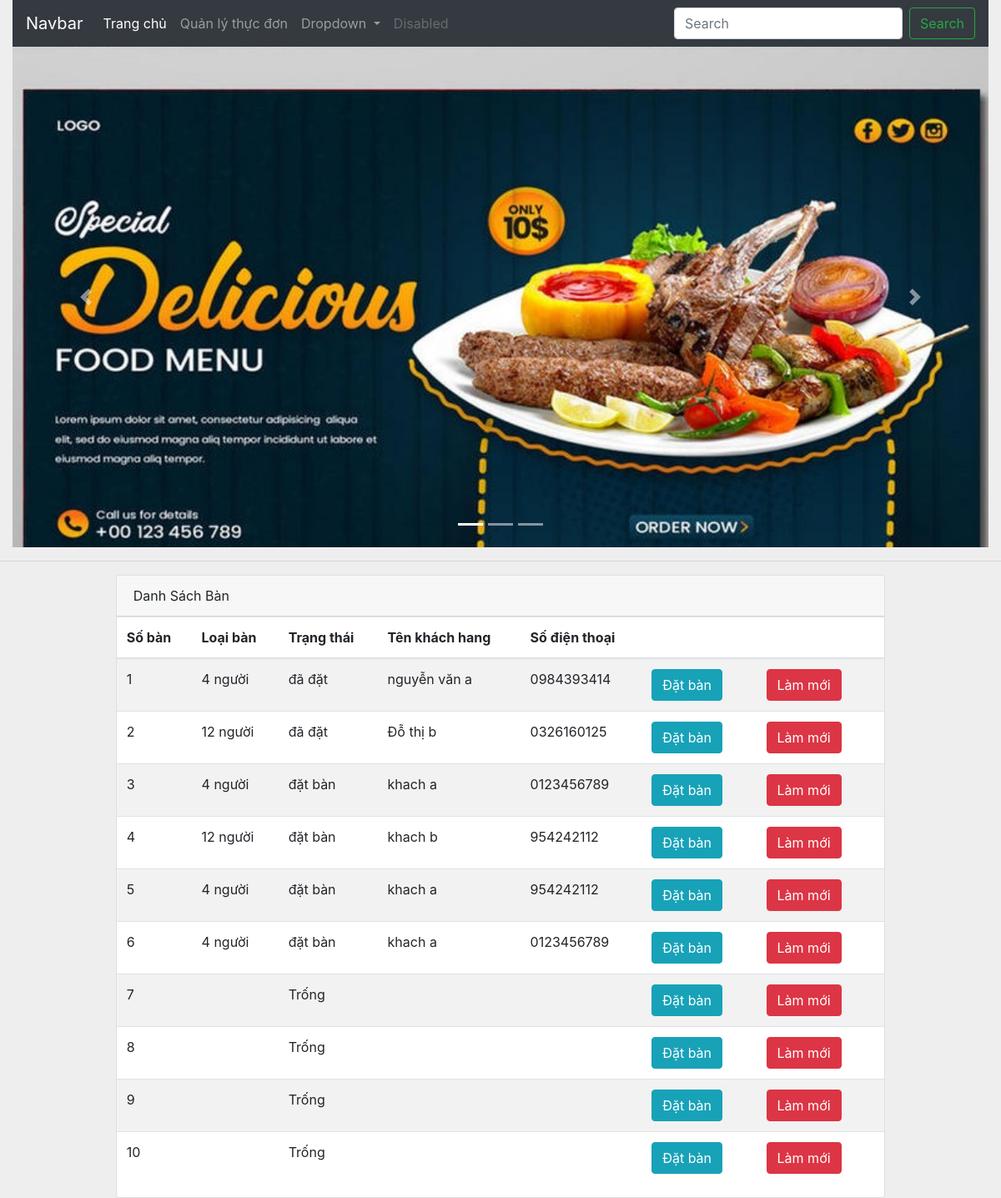
The app's page /index.php?page=default (signed in) with its own data.
### tables this page shows
CREATE TABLE `booking` (
  `id` int NOT NULL,
  `type` varchar(200) DEFAULT NULL,
  `status` varchar(200) DEFAULT NULL,
  `customers` varchar(200) DEFAULT NULL,
  `phone` varchar(200) DEFAULT NULL
);

### src/Controller/bookingController.php (called while the page is built, shortened)
<?php
class bookingController
{
    private $bookingModel;
    public function __construct()
    {
        $this->bookingModel = new bookingModel();
    }
    public function index()
    {
        $bookings = $this->bookingModel->getAll();
        include_once "src/View/booking/list.php";
    }
}

### src/Model/bookingModel.php (called while the page is built, shortened)
<?php
class bookingModel
{
    private $dbConnect;
    public function __construct()
    {
        $conn = new DBConnect();
        $this->dbConnect = $conn->connect();
    }
    public function getAll()
    {
        $sql = "SELECT * FROM booking";
        $stmt = $this->dbConnect->query($sql);
        return $stmt->fetchAll();
    }
}

### src/Model/DBConnect.php (called while the page is built, shortened)
<?php
class DBConnect
{
    private $dsn;
    private $username;
    private $password;
    public function __construct()
    {
        $this->dsn = "mysql:host=localhost;dbname=manager_foods;charset=utf8";
        $this->username = "root";
        $this->password = "Lam12345678@";
    }
    public function connect()
    {
        try{
            return new PDO($this->dsn, $this->username, $this->password);
        }catch(PDOException $e){
            die($e->getMessage());
        }
    }
}

### src/View/booking/list.php (the view)
<div class="w-75 mx-auto">
    <div class="card w-100">
        <div class="card-header">
            Danh Sách Bàn
        </div>
        <table class="table table-striped">
            <thead>
            <tr>
                <th>Số bàn</th>
                <th>Loại bàn</th>
                <th>Trạng thái</th>
                <th>Tên khách hang</th>
                <th>Số điện thoại</th>
                <th colspan="2"></th>
            </tr>
            </thead>
            <tbody>
            <?php foreach ($bookings as $booking): ?>
                <tr>
                    <td><?php echo $booking['id'] ?></td>
                    <td><?php echo $booking['type'] ?></td>
                    <td><?php echo $booking['status'] ?></td>
                    <td><?php echo $booking['customers'] ?></td>
                    <td><?php echo $booking['phone'] ?></td>
                    <td><a href="index.php?page=food&action=list&id=<?php echo $booking['id'] ?>">
                            <button class="btn btn-info">Đặt bàn</button>
                            <button class="btn btn-danger ml-5">Làm mới</button>
                        </a></td>
                </tr>
            <?php endforeach; ?>
            </tbody>
        </table>
    </div>
</div>
</div>

### css/sidebar.css (style rules this page uses)
body { background: #EEE; overflow-x:hidden; }

### records on screen
booking: id "1", type "4 người", status "đã đặt", customers "nguyễn văn a", phone "0984393414"
booking: id "2", type "12 người", status "đã đặt", customers "Đỗ thị b", phone "0326160125"
booking: id "3", type "4 người", status "đặt bàn", customers "khach a", phone "0123456789"
booking: id "4", type "12 người", status "đặt bàn", customers "khach b", phone "954242112"
booking: id "5", type "4 người", status "đặt bàn", customers "khach a", phone "954242112"
booking: id "6", type "4 người", status "đặt bàn", customers "khach a", phone "0123456789"
booking: id "7", status "Trống"
booking: id "8", status "Trống"
booking: id "9", status "Trống"
booking: id "10", status "Trống"
